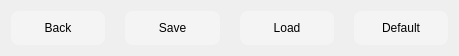
   <widget class="QWidget" name="layoutWidget">
    <property name="geometry">
     <rect>
      <x>420</x>
      <y>590</y>
      <width>459</width>
      <height>51</height>
     </rect>
    </property>
    <layout class="QHBoxLayout" name="optionsBtns" stretch="0,0,0,0">
     <property name="spacing">
      <number>20</number>
     </property>
     <item>
      <widget class="QPushButton" name="backBtn">
       <property name="cursor">
        <cursorShape>PointingHandCursor</cursorShape>
       </property>
       <property name="styleSheet">
        <string notr="true">* {
	border-radius: 8px;
	font: 12pt &quot;MS Shell Dlg 2&quot;;
	background: rgba(255, 255, 255, 0.3);
	padding: 10px;
}

*:hover {
	background: rgba(255, 255, 255, 0.7);
}</string>
       </property>
       <property name="text">
        <string>Back</string>
       </property>
      </widget>
     </item>
     <item>
      <widget class="QPushButton" name="saveBtn">
       <property name="cursor">
        <cursorShape>PointingHandCursor</cursorShape>
       </property>
       <property name="styleSheet">
        <string notr="true">* {
	border-radius: 8px;
	font: 12pt &quot;MS Shell Dlg 2&quot;;
	background: rgba(255, 255, 255, 0.3);
	padding: 10px;
}

*:hover {
	background: rgba(255, 255, 255, 0.7);
}</string>
       </property>
       <property name="text">
        <string>Save</string>
       </property>
      </widget>
     </item>
     <item>
      <widget class="QPushButton" name="loadBtn">
       <property name="cursor">
        <cursorShape>PointingHandCursor</cursorShape>
       </property>
       <property name="styleSheet">
        <string notr="true">* {
	border-radius: 8px;
	font: 12pt &quot;MS Shell Dlg 2&quot;;
	background: rgba(255, 255, 255, 0.3);
	padding: 10px;
}

*:hover {
	background: rgba(255, 255, 255, 0.7);
}</string>
       </property>
       <property name="text">
        <string>Load</string>
       </property>
      </widget>
     </item>
     <item>
      <widget class="QPushButton" name="defaultBtn">
       <property name="cursor">
        <cursorShape>PointingHandCursor</cursorShape>
       </property>
       <property name="styleSheet">
        <string notr="true">* {
	border-radius: 8px;
	font: 12pt &quot;MS Shell Dlg 2&quot;;
	background: rgba(255, 255, 255, 0.3);
	padding: 10px;
}

*:hover {
	background: rgba(255, 255, 255, 0.7);
}</string>
       </property>
       <property name="text">
        <string>Default</string>
       </property>
      </widget>
     </item>
    </layout>
   </widget>
